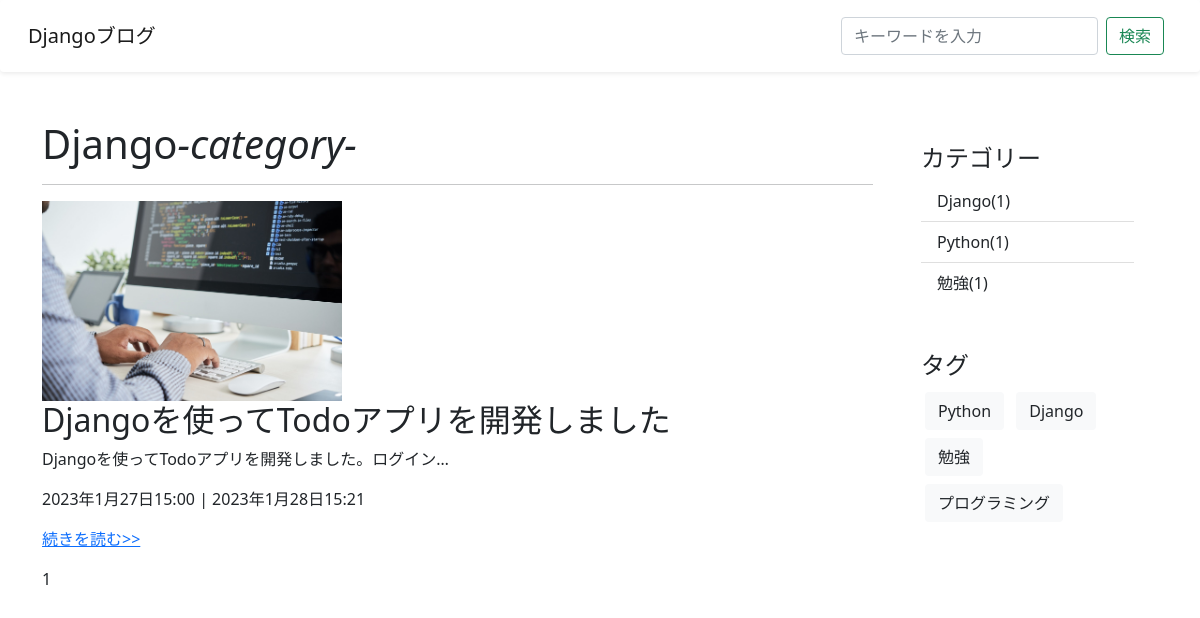
The app's page /category/django with its own data.
### blog/models.py (models this page shows, shortened)
class Category(models.Model):
    name = models.CharField(verbose_name="カテゴリー", max_length=255)
    slug = models.SlugField(verbose_name="URL", unique=True)
    def __str__(self):
        return self.name
    class Meta:
        verbose_name = "カテゴリー"
        verbose_name_plural = "カテゴリー"

class Post(models.Model):
    title = models.CharField(verbose_name="タイトル", max_length=200)
    content = MarkdownxField(verbose_name="本文")
    image = models.ImageField(verbose_name="画像", upload_to='uploads/', null=True, blank=True)
    created_at = models.DateTimeField(verbose_name="作成日", auto_now_add=True)
    updated_at = models.DateTimeField(verbose_name="更新日", auto_now=True)
    is_published = models.BooleanField(verbose_name="公開設定", default=False)
    category = models.ForeignKey(Category, verbose_name="カテゴリー", on_delete=models.PROTECT, null=True, blank=True)
    tag = models.ManyToManyField(Tag, verbose_name="タグ", blank=True)
    class Meta:
        verbose_name = "記事"
        verbose_name_plural = "記事"

class Tag(models.Model):
    name = models.CharField(verbose_name="タグ", max_length=255)
    slug = models.SlugField(verbose_name="URL", unique=True)
    class Meta:
        verbose_name = "タグ"
        verbose_name_plural = "タグ"

### blog/views.py (the view)
# urls.py: path('category/<str:slug>', CategoryPostListView.as_view(), name='category-post-list'),
class CategoryPostListView(ListView):
    model = Post
    template_name = "blog/post_list.html"
    context_object_name = "posts" #デフォルトではpost_listとなっているものをpostsに変更している
    paginate_by = 1
    def get_queryset(self):
        slug = self.kwargs["slug"]
        self.category = get_object_or_404(Category, slug=slug)
        return super().get_queryset().filter(category=self.category)
    def get_context_data(self, **kwargs):
        context =  super().get_context_data(**kwargs) #object_listなど色々格納されている
        context['category'] = self.category
        return context

### blog/context_processors.py (called while the page is built)
def common(request):
    context = {
        "categories": Category.objects.annotate(
          count=Count("post", Q(post__is_published=True))
        ),
        "tags": Tag.objects.all
    }
    return context

### blog/templates/blog/post_list.html (shortened to what this page needs)
{% extends 'blog/base.html' %}
{% block content %}
<div class="row">
  <div class="col-9">
      {% if category %}
        <h1>{{ category }}<i>-category-</i></h1>
        <hr>
      {% elif  tag %}
        <h1>{{ tag }}</h1>
        <hr>
      {% elif query %}
        <h1>"{{ query }}"の検索結果 {{ post_count }}件</h1>
        <hr>
      {% endif %}
      {% for post in posts %}
        {% if post.is_published or user.is_authenticated %}
        {% if post.image %}
          <img src="{{ post.image.url }}" alt="{{ post.title }}" width="300" height="200">
        {% endif %}
          <h2>{{ post.title }}</h2>
          <p>{{ post.content | truncatechars:30 }}</p>
          <p>{{ post.created_at }} | {{ post.updated_at }}</p>
          <p><a href="{% url 'post-detail' post.pk %}">続きを読む>></a></p>
        {% endif %}
      {% endfor %}
      {% include "blog/snippets/pagination.html" %}
  </div>
  <div class="col-3">
    {% include "blog/snippets/sidebar.html" %}
  </div>
</div>
{% endblock%}

### blog/templates/blog/snippets/sidebar.html
<div class="p-4 category">
  <h4>カテゴリー</h4>
  <ul class="list-group list-group-flush">
    {% for category in categories %}
      {% if category.count > 0 %}
        <li class="list-group-item">
          <a href="{% url 'category-post-list' category.slug %}">
            {{ category.name }}({{ category.count }})
          </a>
        </li>
      {% endif %}
    {% endfor %}
  </ul>
</div>
<div class="p-4">
  <h4>タグ</h4>
  {% for tag in tags %}
      <a class="btn bg-light text-dark m-1" href="{% url 'tag-post-list' tag.slug %}">
        {{ tag.name }}
      </a>
  {% endfor %}
</div>

### blog/static/blog/css/style.css (style rules this page uses)
div.category > ul > li a { color: #212529; text-decoration: none; }

### records on screen
Category: name "Django", count "1"
Post: image (picture), title "Djangoを使ってTodoアプリを開発しました", content "Djangoを使ってTodoアプリを開発しました。ログイン…", created_at "2023年1月27日15:00", updated_at "2023年1月28日15:21"
Category: name "Python", count "1"
Category: name "勉強", count "1"
Tag: name "Python"
Tag: name "Django"
Tag: name "勉強"
Tag: name "プログラミング"

### other values on screen
{{ num }} "1"
